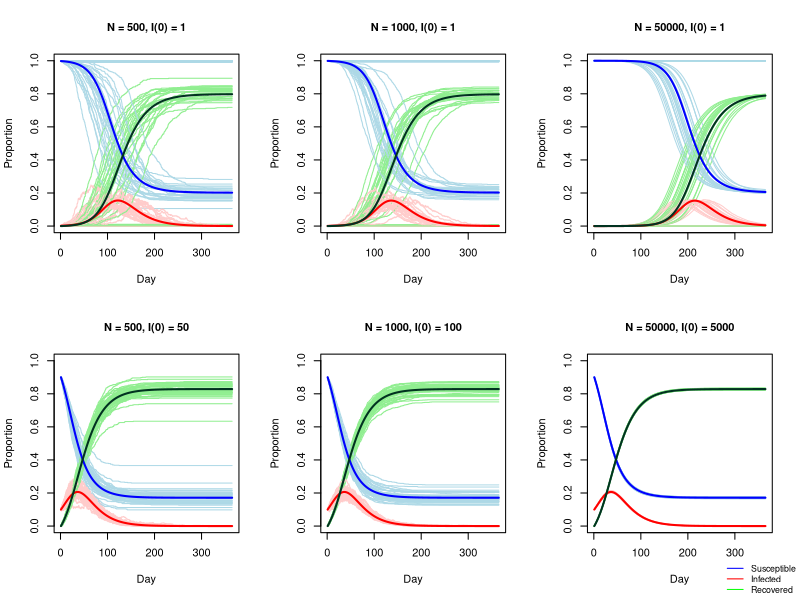

Reproduce this figure in R.
#Plots
par(mfrow=c(2,3)) # Create a 2x3 plotting area

#A

#Frequency-dependent formulation
# Stochastic simulation
Stochastic_DT_SIR_model <- function(N, S0, I0, minTime, maxTime, beta, gamma, step_size) {
  minTime <- minTime           # start time
  maxTime <- maxTime           # end time
  step_size <- step_size       # step size
  steps <- seq(minTime, maxTime, by = step_size)   # time discretization
  beta <- beta                 # infection rate
  gamma <- gamma               # recovery rate
  S <- numeric(length(steps))  # create empty vector to store simulations for susceptibles
  I <- numeric(length(steps))  # create empty vector to store simulations for infectives
  R <- numeric(length(steps))  # create empty vector to store simulations for removed
  S[1] <- S0 / N               # initial proportion of susceptibles
  I[1] <- I0 / N               # initial proportion of infectives
  R[1] <- (N - S0 - I0) / N    # initial proportion of Removed
  
  # Loop through discretized time and update the compartments at each step
  for (tym in 2:length(steps)) {
    # Assuming infections occur at the point of a Poisson process
    p_I <- 1 - exp(-beta * I[tym - 1] * step_size)  # Probability of infection
    p_R <- 1 - exp(-gamma * step_size)              # Probability of recovery
    
    # Sample infections and recoveries from a binomial trial
    delta_S <- rbinom(1, round(S[tym - 1] * N), p_I)
    delta_I <- rbinom(1, round(I[tym - 1] * N), p_R)
    
    # Update the compartments
    S[tym] <- S[tym - 1] - delta_S / N
    I[tym] <- I[tym - 1] + delta_S / N - delta_I / N
    R[tym] <- R[tym - 1] + delta_I / N
  }
  
  return(data.frame(Steps = steps, S = S, I = I, R = R))
}


#Frequency-dependent formulation
# Deterministic simulation
Deterministic_DT_SIR_model2 <- function(N, S0, I0, minTime, maxTime, beta, gamma, step_size) {
  minTime <- minTime           # start time
  maxTime <- maxTime           # end time
  step_size <- step_size       # step size
  steps <- seq(minTime, maxTime, by = step_size)   # time discretization
  beta <- beta                 # infection rate
  gamma <- gamma               # recovery rate
  S <- numeric(length(steps))  # create empty vector to store simulations for susceptibles
  I <- numeric(length(steps))  # create empty vector to store simulations for infectives
  R <- numeric(length(steps))  # create empty vector to store simulations for removed
  S[1] <- S0 / N               # initial proportion of susceptibles
  I[1] <- I0 / N               # initial proportion of infectives
  R[1] <- (N - S0 - I0) / N    # initial proportion of Removed
  
  # Loop through discretized time and update the compartments at each step
  for (tym in 2:length(steps)) {
    # Assuming infections occur at the point of a Poisson process
    S[tym] <- S[tym - 1] - S[tym - 1] * (1 - exp(-beta * I[tym - 1] * step_size))
    I[tym] <- I[tym - 1] + S[tym - 1] * (1 - exp(-beta * I[tym - 1] * step_size)) - I[tym - 1] * (1 - exp(-gamma * step_size))
    R[tym] <- R[tym - 1] + I[tym - 1] * (1 - exp(-gamma * step_size))
  }
  
  return(data.frame(Steps = steps, S = S, I = I, R = R))
}

# Initial values and parameters
N <- 500
S0 <- 499
I0 <- 1
minTime <- 1
maxTime <- 365
beta <- 0.1
gamma <- 0.05
step_size <- 0.03

#par(mfrow=c(1,1)) # Create a 2x3 plotting area
# Empty plot frame
plot(0, type = "n", xlim = c(minTime, maxTime), ylim = c(0, 1),cex.main=1.0, xlab = "Day", ylab = "Proportion", main = "N = 500, I(0) = 1")
colors <- c("#add8e6", "#ffcccb", "#90ee90")

# Overlaying plots
plots <- 50
for (i in 1:plots) {
  stochastic <- Stochastic_DT_SIR_model(N, S0, I0, minTime, maxTime, beta, gamma, step_size)
  lines(stochastic$Steps, stochastic$S, col = colors[1])
  lines(stochastic$Steps, stochastic$I, col = colors[2])
  lines(stochastic$Steps, stochastic$R, col = colors[3])
}

deterministic <- Deterministic_DT_SIR_model2(N, S0, I0, minTime, maxTime, beta, gamma, step_size)
lines(deterministic$Steps, deterministic$S, col = "blue", lwd = 2.0)
lines(deterministic$Steps, deterministic$I, col = "red", lwd = 2.0)
lines(deterministic$Steps, deterministic$R, col = "#013220", lwd = 2.0)

#legend("topright", legend = c("Susceptible", "Infected", "Recovered"), col = c("blue", "red", "green"), lty = 1)


#B

#Frequency-dependent formulation
# Stochastic simulation
Stochastic_DT_SIR_model <- function(N, S0, I0, minTime, maxTime, beta, gamma, step_size) {
  minTime <- minTime           # start time
  maxTime <- maxTime           # end time
  step_size <- step_size       # step size
  steps <- seq(minTime, maxTime, by = step_size)   # time discretization
  beta <- beta                 # infection rate
  gamma <- gamma               # recovery rate
  S <- numeric(length(steps))  # create empty vector to store simulations for susceptibles
  I <- numeric(length(steps))  # create empty vector to store simulations for infectives
  R <- numeric(length(steps))  # create empty vector to store simulations for removed
  S[1] <- S0 / N               # initial proportion of susceptibles
  I[1] <- I0 / N               # initial proportion of infectives
  R[1] <- (N - S0 - I0) / N    # initial proportion of Removed
  
  # Loop through discretized time and update the compartments at each step
  for (tym in 2:length(steps)) {
    # Assuming infections occur at the point of a Poisson process
    p_I <- 1 - exp(-beta * I[tym - 1] * step_size)  # Probability of infection
    p_R <- 1 - exp(-gamma * step_size)              # Probability of recovery
    
    # Sample infections and recoveries from a binomial trial
    delta_S <- rbinom(1, round(S[tym - 1] * N), p_I)
    delta_I <- rbinom(1, round(I[tym - 1] * N), p_R)
    
    # Update the compartments
    S[tym] <- S[tym - 1] - delta_S / N
    I[tym] <- I[tym - 1] + delta_S / N - delta_I / N
    R[tym] <- R[tym - 1] + delta_I / N
  }
  
  return(data.frame(Steps = steps, S = S, I = I, R = R))
}


#Frequency-dependent formulation
# Deterministic simulation
Deterministic_DT_SIR_model2 <- function(N, S0, I0, minTime, maxTime, beta, gamma, step_size) {
  minTime <- minTime           # start time
  maxTime <- maxTime           # end time
  step_size <- step_size       # step size
  steps <- seq(minTime, maxTime, by = step_size)   # time discretization
  beta <- beta                 # infection rate
  gamma <- gamma               # recovery rate
  S <- numeric(length(steps))  # create empty vector to store simulations for susceptibles
  I <- numeric(length(steps))  # create empty vector to store simulations for infectives
  R <- numeric(length(steps))  # create empty vector to store simulations for removed
  S[1] <- S0 / N               # initial proportion of susceptibles
  I[1] <- I0 / N               # initial proportion of infectives
  R[1] <- (N - S0 - I0) / N    # initial proportion of Removed
  
  # Loop through discretized time and update the compartments at each step
  for (tym in 2:length(steps)) {
    # Assuming infections occur at the point of a Poisson process
    S[tym] <- S[tym - 1] - S[tym - 1] * (1 - exp(-beta * I[tym - 1] * step_size))
    I[tym] <- I[tym - 1] + S[tym - 1] * (1 - exp(-beta * I[tym - 1] * step_size)) - I[tym - 1] * (1 - exp(-gamma * step_size))
    R[tym] <- R[tym - 1] + I[tym - 1] * (1 - exp(-gamma * step_size))
  }
  
  return(data.frame(Steps = steps, S = S, I = I, R = R))
}

# Initial values and parameters
N <- 1000
S0 <- 999
I0 <- 1
minTime <- 1
maxTime <- 365
beta <- 0.1
gamma <- 0.05
step_size <- 0.03

#par(mfrow=c(1,1)) # Create a 2x3 plotting area
# Empty plot frame
plot(0, type = "n", xlim = c(minTime, maxTime), ylim = c(0, 1), xlab = "Day",cex.main=1.0, ylab = "Proportion", main = "N = 1000, I(0) = 1")
colors <- c("#add8e6", "#ffcccb", "#90ee90")

# Overlaying plots
plots <- 50
for (i in 1:plots) {
  stochastic <- Stochastic_DT_SIR_model(N, S0, I0, minTime, maxTime, beta, gamma, step_size)
  lines(stochastic$Steps, stochastic$S, col = colors[1])
  lines(stochastic$Steps, stochastic$I, col = colors[2])
  lines(stochastic$Steps, stochastic$R, col = colors[3])
}

deterministic <- Deterministic_DT_SIR_model2(N, S0, I0, minTime, maxTime, beta, gamma, step_size)
lines(deterministic$Steps, deterministic$S, col = "blue", lwd = 2.0)
lines(deterministic$Steps, deterministic$I, col = "red", lwd = 2.0)
lines(deterministic$Steps, deterministic$R, col = "#013220", lwd = 2.0)

#legend("topright", legend = c("Susceptible", "Infected", "Recovered"), col = c("blue", "red", "green"), lty = 1)



#C

#Frequency-dependent formulation
# Stochastic simulation
Stochastic_DT_SIR_model <- function(N, S0, I0, minTime, maxTime, beta, gamma, step_size) {
  minTime <- minTime           # start time
  maxTime <- maxTime           # end time
  step_size <- step_size       # step size
  steps <- seq(minTime, maxTime, by = step_size)   # time discretization
  beta <- beta                 # infection rate
  gamma <- gamma               # recovery rate
  S <- numeric(length(steps))  # create empty vector to store simulations for susceptibles
  I <- numeric(length(steps))  # create empty vector to store simulations for infectives
  R <- numeric(length(steps))  # create empty vector to store simulations for removed
  S[1] <- S0 / N               # initial proportion of susceptibles
  I[1] <- I0 / N               # initial proportion of infectives
  R[1] <- (N - S0 - I0) / N    # initial proportion of Removed
  
  # Loop through discretized time and update the compartments at each step
  for (tym in 2:length(steps)) {
    # Assuming infections occur at the point of a Poisson process
    p_I <- 1 - exp(-beta * I[tym - 1] * step_size)  # Probability of infection
    p_R <- 1 - exp(-gamma * step_size)              # Probability of recovery
    
    # Sample infections and recoveries from a binomial trial
    delta_S <- rbinom(1, round(S[tym - 1] * N), p_I)
    delta_I <- rbinom(1, round(I[tym - 1] * N), p_R)
    
    # Update the compartments
    S[tym] <- S[tym - 1] - delta_S / N
    I[tym] <- I[tym - 1] + delta_S / N - delta_I / N
    R[tym] <- R[tym - 1] + delta_I / N
  }
  
  return(data.frame(Steps = steps, S = S, I = I, R = R))
}


#Frequency-dependent formulation
# Deterministic simulation
Deterministic_DT_SIR_model2 <- function(N, S0, I0, minTime, maxTime, beta, gamma, step_size) {
  minTime <- minTime           # start time
  maxTime <- maxTime           # end time
  step_size <- step_size       # step size
  steps <- seq(minTime, maxTime, by = step_size)   # time discretization
  beta <- beta                 # infection rate
  gamma <- gamma               # recovery rate
  S <- numeric(length(steps))  # create empty vector to store simulations for susceptibles
  I <- numeric(length(steps))  # create empty vector to store simulations for infectives
  R <- numeric(length(steps))  # create empty vector to store simulations for removed
  S[1] <- S0 / N               # initial proportion of susceptibles
  I[1] <- I0 / N               # initial proportion of infectives
  R[1] <- (N - S0 - I0) / N    # initial proportion of Removed
  
  # Loop through discretized time and update the compartments at each step
  for (tym in 2:length(steps)) {
    # Assuming infections occur at the point of a Poisson process
    S[tym] <- S[tym - 1] - S[tym - 1] * (1 - exp(-beta * I[tym - 1] * step_size))
    I[tym] <- I[tym - 1] + S[tym - 1] * (1 - exp(-beta * I[tym - 1] * step_size)) - I[tym - 1] * (1 - exp(-gamma * step_size))
    R[tym] <- R[tym - 1] + I[tym - 1] * (1 - exp(-gamma * step_size))
  }
  
  return(data.frame(Steps = steps, S = S, I = I, R = R))
}

# Initial values and parameters
N <- 50000
S0 <- 49999
I0 <- 1
minTime <- 1
maxTime <- 365
beta <- 0.1
gamma <- 0.05
step_size <- 0.03

#par(mfrow=c(1,1)) # Create a 2x3 plotting area
# Empty plot frame
plot(0, type = "n", xlim = c(minTime, maxTime), ylim = c(0, 1), xlab = "Day", cex.main=1.0,ylab = "Proportion", main = "N = 50000, I(0) = 1")
colors <- c("#add8e6", "#ffcccb", "#90ee90")

# Overlaying plots
plots <- 50
for (i in 1:plots) {
  stochastic <- Stochastic_DT_SIR_model(N, S0, I0, minTime, maxTime, beta, gamma, step_size)
  lines(stochastic$Steps, stochastic$S, col = colors[1])
  lines(stochastic$Steps, stochastic$I, col = colors[2])
  lines(stochastic$Steps, stochastic$R, col = colors[3])
}

deterministic <- Deterministic_DT_SIR_model2(N, S0, I0, minTime, maxTime, beta, gamma, step_size)
lines(deterministic$Steps, deterministic$S, col = "blue", lwd = 2.0)
lines(deterministic$Steps, deterministic$I, col = "red", lwd = 2.0)
lines(deterministic$Steps, deterministic$R, col = "#013220", lwd = 2.0)

#legend("topright", legend = c("Susceptible", "Infected", "Recovered"), col = c("blue", "red", "green"), lty = 1)


#D

#Frequency-dependent formulation
# Stochastic simulation
Stochastic_DT_SIR_model <- function(N, S0, I0, minTime, maxTime, beta, gamma, step_size) {
  minTime <- minTime           # start time
  maxTime <- maxTime           # end time
  step_size <- step_size       # step size
  steps <- seq(minTime, maxTime, by = step_size)   # time discretization
  beta <- beta                 # infection rate
  gamma <- gamma               # recovery rate
  S <- numeric(length(steps))  # create empty vector to store simulations for susceptibles
  I <- numeric(length(steps))  # create empty vector to store simulations for infectives
  R <- numeric(length(steps))  # create empty vector to store simulations for removed
  S[1] <- S0 / N               # initial proportion of susceptibles
  I[1] <- I0 / N               # initial proportion of infectives
  R[1] <- (N - S0 - I0) / N    # initial proportion of Removed
  
  # Loop through discretized time and update the compartments at each step
  for (tym in 2:length(steps)) {
    # Assuming infections occur at the point of a Poisson process
    p_I <- 1 - exp(-beta * I[tym - 1] * step_size)  # Probability of infection
    p_R <- 1 - exp(-gamma * step_size)              # Probability of recovery
    
    # Sample infections and recoveries from a binomial trial
    delta_S <- rbinom(1, round(S[tym - 1] * N), p_I)
    delta_I <- rbinom(1, round(I[tym - 1] * N), p_R)
    
    # Update the compartments
    S[tym] <- S[tym - 1] - delta_S / N
    I[tym] <- I[tym - 1] + delta_S / N - delta_I / N
    R[tym] <- R[tym - 1] + delta_I / N
  }
  
  return(data.frame(Steps = steps, S = S, I = I, R = R))
}


#Frequency-dependent formulation
# Deterministic simulation
Deterministic_DT_SIR_model2 <- function(N, S0, I0, minTime, maxTime, beta, gamma, step_size) {
  minTime <- minTime           # start time
  maxTime <- maxTime           # end time
  step_size <- step_size       # step size
  steps <- seq(minTime, maxTime, by = step_size)   # time discretization
  beta <- beta                 # infection rate
  gamma <- gamma               # recovery rate
  S <- numeric(length(steps))  # create empty vector to store simulations for susceptibles
  I <- numeric(length(steps))  # create empty vector to store simulations for infectives
  R <- numeric(length(steps))  # create empty vector to store simulations for removed
  S[1] <- S0 / N               # initial proportion of susceptibles
  I[1] <- I0 / N               # initial proportion of infectives
  R[1] <- (N - S0 - I0) / N    # initial proportion of Removed
  
  # Loop through discretized time and update the compartments at each step
  for (tym in 2:length(steps)) {
    # Assuming infections occur at the point of a Poisson process
    S[tym] <- S[tym - 1] - S[tym - 1] * (1 - exp(-beta * I[tym - 1] * step_size))
    I[tym] <- I[tym - 1] + S[tym - 1] * (1 - exp(-beta * I[tym - 1] * step_size)) - I[tym - 1] * (1 - exp(-gamma * step_size))
    R[tym] <- R[tym - 1] + I[tym - 1] * (1 - exp(-gamma * step_size))
  }
  
  return(data.frame(Steps = steps, S = S, I = I, R = R))
}

# Initial values and parameters
N <- 500
S0 <- 450
I0 <- 50
minTime <- 1
maxTime <- 365
beta <- 0.1
gamma <- 0.05
step_size <- 0.03

#par(mfrow=c(1,1)) # Create a 2x3 plotting area
# Empty plot frame
plot(0, type = "n", xlim = c(minTime, maxTime), ylim = c(0, 1), xlab = "Day",cex.main=1.0, ylab = "Proportion", main = "N = 500, I(0) = 50")
colors <- c("#add8e6", "#ffcccb", "#90ee90")

# Overlaying plots
plots <- 50
for (i in 1:plots) {
  stochastic <- Stochastic_DT_SIR_model(N, S0, I0, minTime, maxTime, beta, gamma, step_size)
  lines(stochastic$Steps, stochastic$S, col = colors[1])
  lines(stochastic$Steps, stochastic$I, col = colors[2])
  lines(stochastic$Steps, stochastic$R, col = colors[3])
}

deterministic <- Deterministic_DT_SIR_model2(N, S0, I0, minTime, maxTime, beta, gamma, step_size)
lines(deterministic$Steps, deterministic$S, col = "blue", lwd = 2.0)
lines(deterministic$Steps, deterministic$I, col = "red", lwd = 2.0)
lines(deterministic$Steps, deterministic$R, col = "#013220", lwd = 2.0)

#legend("topright", legend = c("Susceptible", "Infected", "Recovered"), col = c("blue", "red", "green"), lty = 1)

#E

#Frequency-dependent formulation
# Stochastic simulation
Stochastic_DT_SIR_model <- function(N, S0, I0, minTime, maxTime, beta, gamma, step_size) {
  minTime <- minTime           # start time
  maxTime <- maxTime           # end time
  step_size <- step_size       # step size
  steps <- seq(minTime, maxTime, by = step_size)   # time discretization
  beta <- beta                 # infection rate
  gamma <- gamma               # recovery rate
  S <- numeric(length(steps))  # create empty vector to store simulations for susceptibles
  I <- numeric(length(steps))  # create empty vector to store simulations for infectives
  R <- numeric(length(steps))  # create empty vector to store simulations for removed
  S[1] <- S0 / N               # initial proportion of susceptibles
  I[1] <- I0 / N               # initial proportion of infectives
  R[1] <- (N - S0 - I0) / N    # initial proportion of Removed
  
  # Loop through discretized time and update the compartments at each step
  for (tym in 2:length(steps)) {
    # Assuming infections occur at the point of a Poisson process
    p_I <- 1 - exp(-beta * I[tym - 1] * step_size)  # Probability of infection
    p_R <- 1 - exp(-gamma * step_size)              # Probability of recovery
    
    # Sample infections and recoveries from a binomial trial
    delta_S <- rbinom(1, round(S[tym - 1] * N), p_I)
    delta_I <- rbinom(1, round(I[tym - 1] * N), p_R)
    
    # Update the compartments
    S[tym] <- S[tym - 1] - delta_S / N
    I[tym] <- I[tym - 1] + delta_S / N - delta_I / N
    R[tym] <- R[tym - 1] + delta_I / N
  }
  
  return(data.frame(Steps = steps, S = S, I = I, R = R))
}


#Frequency-dependent formulation
# Deterministic simulation
Deterministic_DT_SIR_model2 <- function(N, S0, I0, minTime, maxTime, beta, gamma, step_size) {
  minTime <- minTime           # start time
  maxTime <- maxTime           # end time
  step_size <- step_size       # step size
  steps <- seq(minTime, maxTime, by = step_size)   # time discretization
  beta <- beta                 # infection rate
  gamma <- gamma               # recovery rate
  S <- numeric(length(steps))  # create empty vector to store simulations for susceptibles
  I <- numeric(length(steps))  # create empty vector to store simulations for infectives
  R <- numeric(length(steps))  # create empty vector to store simulations for removed
  S[1] <- S0 / N               # initial proportion of susceptibles
  I[1] <- I0 / N               # initial proportion of infectives
  R[1] <- (N - S0 - I0) / N    # initial proportion of Removed
  
  # Loop through discretized time and update the compartments at each step
  for (tym in 2:length(steps)) {
    # Assuming infections occur at the point of a Poisson process
    S[tym] <- S[tym - 1] - S[tym - 1] * (1 - exp(-beta * I[tym - 1] * step_size))
    I[tym] <- I[tym - 1] + S[tym - 1] * (1 - exp(-beta * I[tym - 1] * step_size)) - I[tym - 1] * (1 - exp(-gamma * step_size))
    R[tym] <- R[tym - 1] + I[tym - 1] * (1 - exp(-gamma * step_size))
  }
  
  return(data.frame(Steps = steps, S = S, I = I, R = R))
}

# Initial values and parameters
N <- 1000
S0 <- 900
I0 <- 100
minTime <- 1
maxTime <- 365
beta <- 0.1
gamma <- 0.05
step_size <- 0.03

#par(mfrow=c(1,1)) # Create a 2x3 plotting area
# Empty plot frame
plot(0, type = "n", xlim = c(minTime, maxTime), ylim = c(0, 1), xlab = "Day",cex.main=1.0, ylab = "Proportion", main = "N = 1000, I(0) = 100")
colors <- c("#add8e6", "#ffcccb", "#90ee90")

# Overlaying plots
plots <- 50
for (i in 1:plots) {
  stochastic <- Stochastic_DT_SIR_model(N, S0, I0, minTime, maxTime, beta, gamma, step_size)
  lines(stochastic$Steps, stochastic$S, col = colors[1])
  lines(stochastic$Steps, stochastic$I, col = colors[2])
  lines(stochastic$Steps, stochastic$R, col = colors[3])
}

deterministic <- Deterministic_DT_SIR_model2(N, S0, I0, minTime, maxTime, beta, gamma, step_size)
lines(deterministic$Steps, deterministic$S, col = "blue", lwd = 2.0)
lines(deterministic$Steps, deterministic$I, col = "red", lwd = 2.0)
lines(deterministic$Steps, deterministic$R, col = "#013220", lwd = 2.0)

#legend("topright", legend = c("Susceptible", "Infected", "Recovered"), col = c("blue", "red", "green"), lty = 1)

#F

#Frequency-dependent formulation
# Stochastic simulation
Stochastic_DT_SIR_model <- function(N, S0, I0, minTime, maxTime, beta, gamma, step_size) {
  minTime <- minTime           # start time
  maxTime <- maxTime           # end time
  step_size <- step_size       # step size
  steps <- seq(minTime, maxTime, by = step_size)   # time discretization
  beta <- beta                 # infection rate
  gamma <- gamma               # recovery rate
  S <- numeric(length(steps))  # create empty vector to store simulations for susceptibles
  I <- numeric(length(steps))  # create empty vector to store simulations for infectives
  R <- numeric(length(steps))  # create empty vector to store simulations for removed
  S[1] <- S0 / N               # initial proportion of susceptibles
  I[1] <- I0 / N               # initial proportion of infectives
  R[1] <- (N - S0 - I0) / N    # initial proportion of Removed
  
  # Loop through discretized time and update the compartments at each step
  for (tym in 2:length(steps)) {
    # Assuming infections occur at the point of a Poisson process
    p_I <- 1 - exp(-beta * I[tym - 1] * step_size)  # Probability of infection
    p_R <- 1 - exp(-gamma * step_size)              # Probability of recovery
    
    # Sample infections and recoveries from a binomial trial
    delta_S <- rbinom(1, round(S[tym - 1] * N), p_I)
    delta_I <- rbinom(1, round(I[tym - 1] * N), p_R)
    
    # Update the compartments
    S[tym] <- S[tym - 1] - delta_S / N
    I[tym] <- I[tym - 1] + delta_S / N - delta_I / N
    R[tym] <- R[tym - 1] + delta_I / N
  }
  
  return(data.frame(Steps = steps, S = S, I = I, R = R))
}


#Frequency-dependent formulation
# Deterministic simulation
Deterministic_DT_SIR_model2 <- function(N, S0, I0, minTime, maxTime, beta, gamma, step_size) {
  minTime <- minTime           # start time
  maxTime <- maxTime           # end time
  step_size <- step_size       # step size
  steps <- seq(minTime, maxTime, by = step_size)   # time discretization
  beta <- beta                 # infection rate
  gamma <- gamma               # recovery rate
  S <- numeric(length(steps))  # create empty vector to store simulations for susceptibles
  I <- numeric(length(steps))  # create empty vector to store simulations for infectives
  R <- numeric(length(steps))  # create empty vector to store simulations for removed
  S[1] <- S0 / N               # initial proportion of susceptibles
  I[1] <- I0 / N               # initial proportion of infectives
  R[1] <- (N - S0 - I0) / N    # initial proportion of Removed
  
  # Loop through discretized time and update the compartments at each step
  for (tym in 2:length(steps)) {
    # Assuming infections occur at the point of a Poisson process
    S[tym] <- S[tym - 1] - S[tym - 1] * (1 - exp(-beta * I[tym - 1] * step_size))
    I[tym] <- I[tym - 1] + S[tym - 1] * (1 - exp(-beta * I[tym - 1] * step_size)) - I[tym - 1] * (1 - exp(-gamma * step_size))
    R[tym] <- R[tym - 1] + I[tym - 1] * (1 - exp(-gamma * step_size))
  }
  
  return(data.frame(Steps = steps, S = S, I = I, R = R))
}

# Initial values and parameters
N <- 50000
S0 <- 45000
I0 <- 5000
minTime <- 1
maxTime <- 365
beta <- 0.1
gamma <- 0.05
step_size <- 0.03

#par(mfrow=c(1,1)) # Create a 2x3 plotting area
# Empty plot frame
plot(0, type = "n", xlim = c(minTime, maxTime), ylim = c(0, 1), xlab = "Day",cex.main=1.0, ylab = "Proportion", main = "N = 50000, I(0) = 5000")
colors <- c("#add8e6", "#ffcccb", "#90ee90")

# Overlaying plots
plots <- 50
for (i in 1:plots) {
  stochastic <- Stochastic_DT_SIR_model(N, S0, I0, minTime, maxTime, beta, gamma, step_size)
  lines(stochastic$Steps, stochastic$S, col = colors[1])
  lines(stochastic$Steps, stochastic$I, col = colors[2])
  lines(stochastic$Steps, stochastic$R, col = colors[3])
}

deterministic <- Deterministic_DT_SIR_model2(N, S0, I0, minTime, maxTime, beta, gamma, step_size)
lines(deterministic$Steps, deterministic$S, col = "blue", lwd = 2.0)
lines(deterministic$Steps, deterministic$I, col = "red", lwd = 2.0)
lines(deterministic$Steps, deterministic$R, col = "#013220", lwd = 2.0)

#legend("topright", legend = c("Susceptible", "Infected", "Recovered"), col = c("blue", "red", "green"), lty = 1)

add_legend <- function(...) {
  opar <- par(fig=c(0, 1, 0, 1), oma=c(0, 0, 0, 0), 
              mar=c(0, 0, 0, 0), new=TRUE)
  on.exit(par(opar))
  plot(0, 0, type='n', bty='n', xaxt='n', yaxt='n')
  legend(...)
}
add_legend("bottomright", legend=c("Susceptible", "Infected", "Recovered"), lty=1, 
           col=c("blue", "red", "green"),
           horiz=F, bty='n', cex=0.8)


